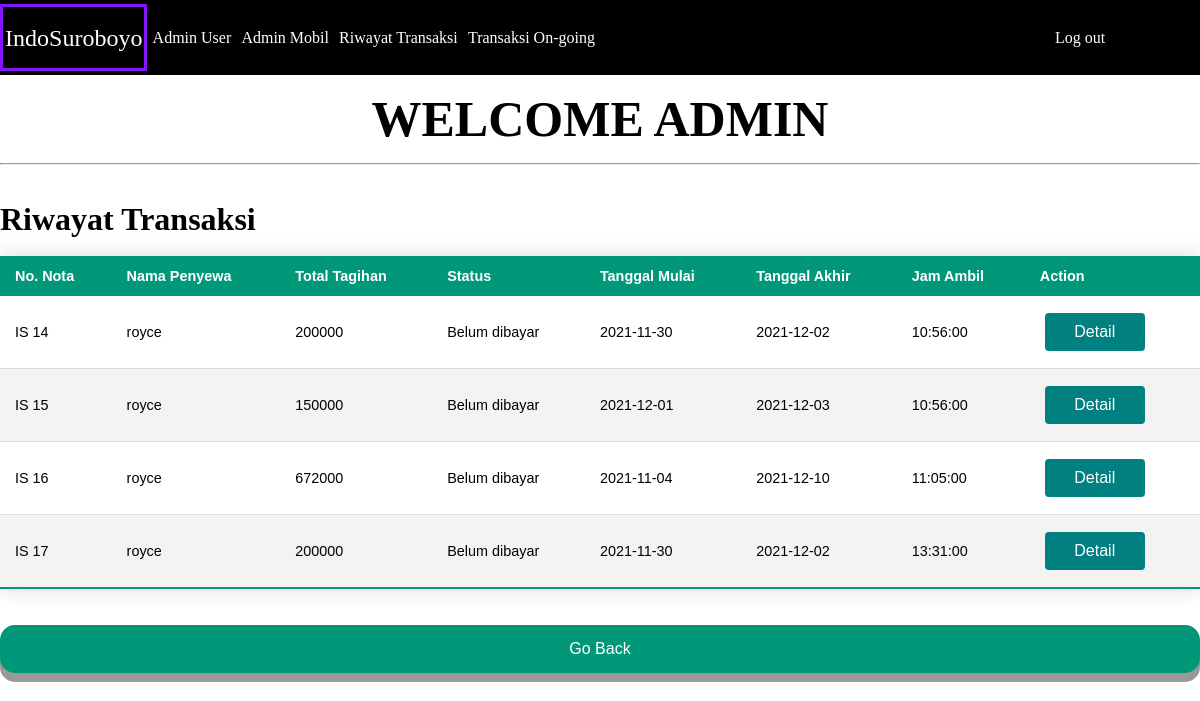
Page /admin-header-pesanan.php on the earlier database version.
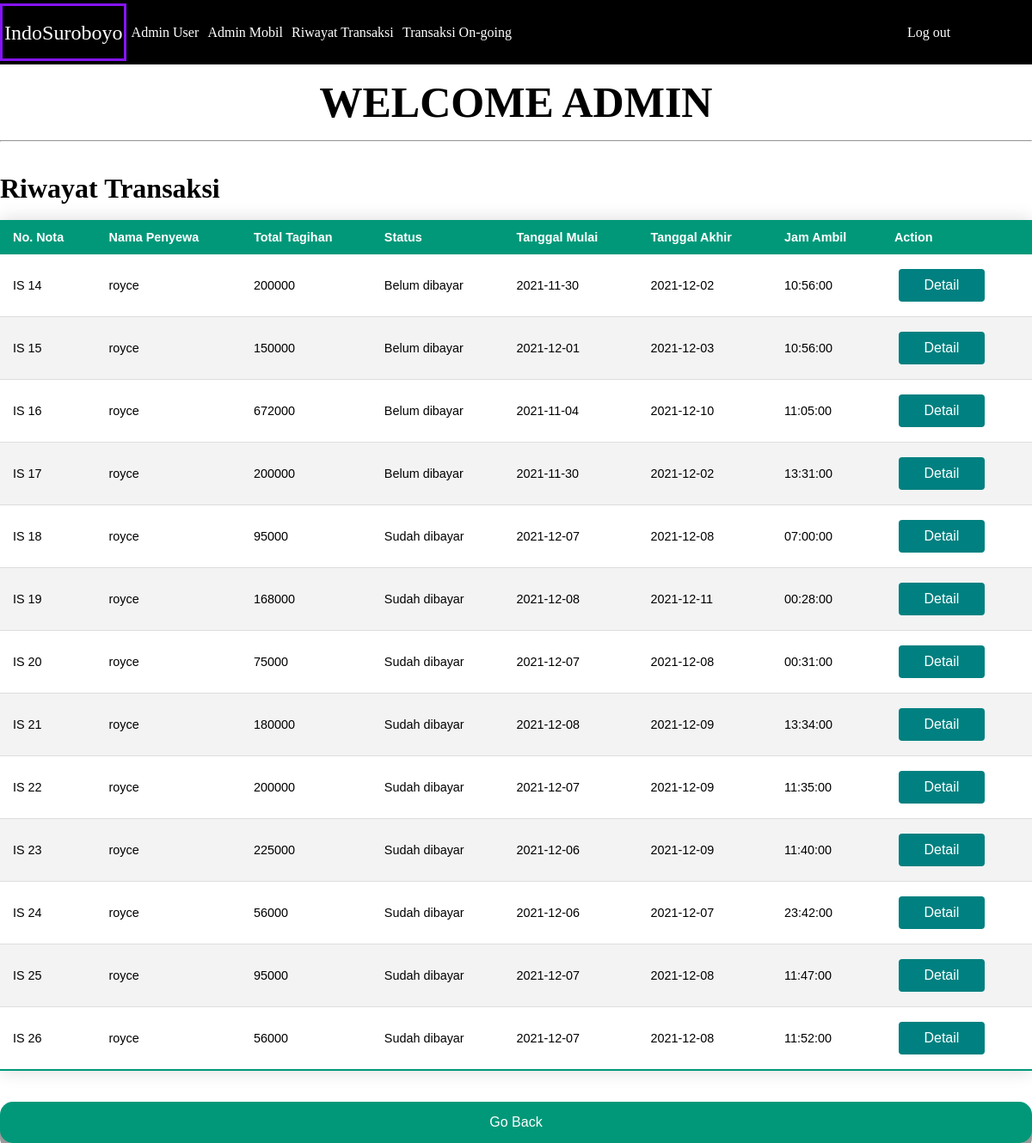
Same page on the later database version.
### tables this page shows
CREATE TABLE `header_pesanan` (
  `order_id` int(20) NOT NULL,
  `penyewa_id` int(20) NOT NULL,
  `total_tagihan` int(100) NOT NULL,
  `status` varchar(20) NOT NULL,
  `tanggal_mulai` date NOT NULL,
  `tanggal_akhir` date NOT NULL,
  `jam_ambil` time NOT NULL
);

CREATE TABLE `penyewa` (
  `id` int(20) NOT NULL,
  `nik` int(20) NOT NULL,
  `username` varchar(100) NOT NULL,
  `password` varchar(100) NOT NULL,
  `nama` varchar(100) NOT NULL,
  `no_telp` varchar(100) NOT NULL,
  `alamat` varchar(100) NOT NULL,
  `kota` varchar(255) NOT NULL,
  `email` varchar(255) NOT NULL
);

### admin-header-pesanan.php (the view, shortened to what this page needs)
<?php
        require_once("connection.php");
        $stmt = $pdo-> prepare("SELECT * FROM header_pesanan");
        $stmt -> execute();
        $headers = $stmt->fetchAll(PDO::FETCH_ASSOC);
        $stmt = $pdo-> prepare("SELECT * FROM penyewa");
        $stmt -> execute();
        $users = $stmt->fetchAll(PDO::FETCH_ASSOC);
?>
<!DOCTYPE html>
<html lang="en">
<head>
    <link rel="stylesheet" href="admin-header-pesanan.css">
</head>
<body>
<div class="container">
<div class="navigation">
            <div class="kiri">
                <a href="#" class="logo">IndoSuroboyo</a>
                <a href="admin.php" style="padding-top:20px">Admin User</a>
                <a href="admin-mobil.php" style="padding-top:20px">Admin Mobil</a>
                <a href="admin-header-pesanan.php" style="padding-top:20px">Riwayat Transaksi</a>
                <a href="admin-ongoing.php" style="padding-top:20px">Transaksi On-going</a>
            </div>
            <div class="kanan">
                <a id= "login" href="user.php?action=logout">Log out</a>
            </div>
        </div>
        <div id="why">
            <center>
            <h1 style="font-size: 50px;">WELCOME ADMIN</h1>
            </center>
        </div>
    <hr> <br><br>
    <table class = "styleTable" method = "POST">
        <h1>Riwayat Transaksi</h1>
        <br>
                <thead>
                    <th>No. Nota</th>
                    <th>Nama Penyewa</th>
                    <th>Total Tagihan</th>
                    <th>Status</th>
                    <th>Tanggal Mulai</th>
                    <th>Tanggal Akhir</th>
                    <th>Jam Ambil</th>
                    <th>Action</th>
                </thead>
                <tbody>
                        <?php
                        if ($headers !== null) {
                            foreach ($headers as $key => $value) {
                            ?>
                            <tr>
                            <form action="admin-header-pesanan.php" method="POST">
                                <td>
                                    IS <?= $value['order_id']?>
                                </td>
                            </form>
                            <?php
                                foreach($users as $keys => $nilai){
                                    if($nilai['id'] == $value['penyewa_id']){
                                        ?><td><?= $nilai['nama']?></td><?php
                                    }
                                }
                            ?>
                            <td><?= $value['total_tagihan']?></td>
                            <td><?= $value['status']?></td>
                            <td><?= $value['tanggal_mulai']?></td>
                            <td><?= $value['tanggal_akhir']?></td>
                            <td><?= $value['jam_ambil']?></td>
                            <td>
                                <a href="admin-header-pesanan.php?action=detail&id=<?= $value['order_id'] ?>">
                                         <button class="detail-button"><span> Detail </span></button>
                                </a>
                            </td>
                        </tr>
                    <?php
                            }
                        }
                ?>
            </tbody>
    </table> <br><br>
    <button class ="button" >
        <a href="admin.php" style="text-decoration : none; color : white;">
            Go Back
        </a>
    </button>
</body>
</html>

Differences in the rows shown:
added header_pesanan: order_id "18", total_tagihan "95000", status "Sudah dibayar", tanggal_mulai "2021-12-07", tanggal_akhir "2021-12-08", jam_ambil "07:00:00", penyewa (nama "royce")
added header_pesanan: order_id "19", total_tagihan "168000", status "Sudah dibayar", tanggal_mulai "2021-12-08", tanggal_akhir "2021-12-11", jam_ambil "00:28:00", penyewa (nama "royce")
added header_pesanan: order_id "20", total_tagihan "75000", status "Sudah dibayar", tanggal_mulai "2021-12-07", tanggal_akhir "2021-12-08", jam_ambil "00:31:00", penyewa (nama "royce")
added header_pesanan: order_id "21", total_tagihan "180000", status "Sudah dibayar", tanggal_mulai "2021-12-08", tanggal_akhir "2021-12-09", jam_ambil "13:34:00", penyewa (nama "royce")
added header_pesanan: order_id "22", total_tagihan "200000", status "Sudah dibayar", tanggal_mulai "2021-12-07", tanggal_akhir "2021-12-09", jam_ambil "11:35:00", penyewa (nama "royce")
added header_pesanan: order_id "23", total_tagihan "225000", status "Sudah dibayar", tanggal_mulai "2021-12-06", tanggal_akhir "2021-12-09", jam_ambil "11:40:00", penyewa (nama "royce")
added header_pesanan: order_id "24", total_tagihan "56000", status "Sudah dibayar", tanggal_mulai "2021-12-06", tanggal_akhir "2021-12-07", jam_ambil "23:42:00", penyewa (nama "royce")
added header_pesanan: order_id "25", total_tagihan "95000", status "Sudah dibayar", tanggal_mulai "2021-12-07", tanggal_akhir "2021-12-08", jam_ambil "11:47:00", penyewa (nama "royce")
added header_pesanan: order_id "26", total_tagihan "56000", status "Sudah dibayar", tanggal_mulai "2021-12-07", tanggal_akhir "2021-12-08", jam_ambil "11:52:00", penyewa (nama "royce")
